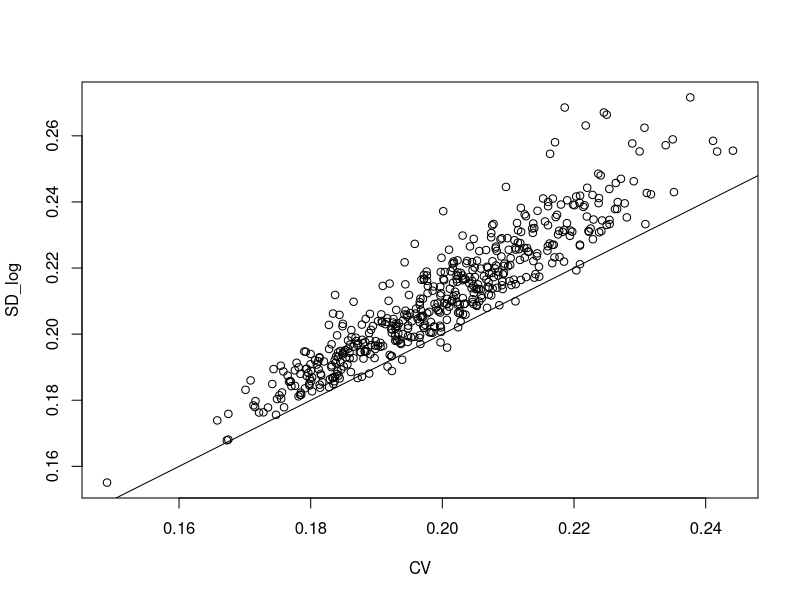

Source code (R):
#An empty matrix is created.
mat = matrix( ,nrow=500, ncol=2)

#The matrix is filled with the coefficient of variation in the first column and
#the standard deviation if the log data.
for (i in 1:500) {
  x = rnorm(n=100, mean=10, sd=2)
  cv = sqrt(var(x))/mean(x)
  sd_log = sd(log(x))
  mat[i,1] = cv
  mat[i,2] = sd_log
}

#The matrix is plotted
plot(mat,xlab="CV", ylab="SD_log")

# f(x) = x line is added to the plot
lines(0:1,0:1)

